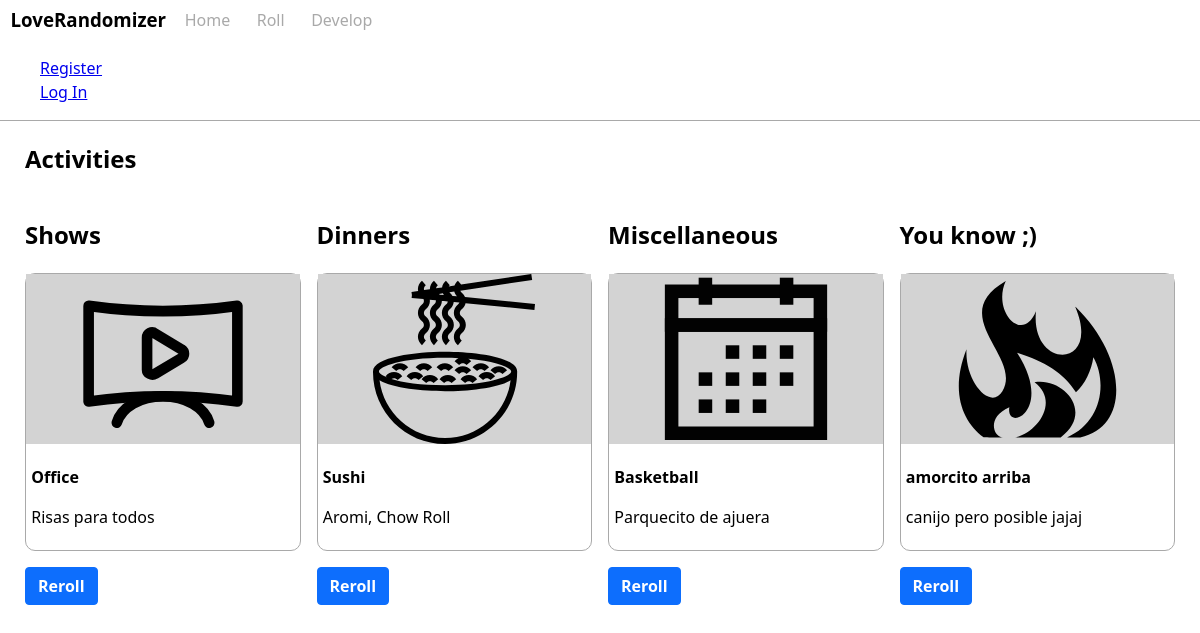
Page /roll/ on the committed database.
### tables this page shows
CREATE TABLE activities (
  id INTEGER PRIMARY KEY AUTOINCREMENT,
  author_id INTEGER NOT NULL,
  name TEXT  NOT NULL,
  description TEXT,
  category TEXT NOT NULL,
  FOREIGN KEY (author_id) REFERENCES user (id)
);

### flaskr/roll.py (the view)
@bp.route('/')
def index():
    db = get_db()
    show = db.execute(
        '''
        SELECT name, description, category
        FROM activities
        WHERE category = 'shows'
        ORDER by RANDOM()
        LIMIT 1;
        '''
    ).fetchone()
    dinner = db.execute(
        '''
        SELECT name, description, category
        FROM activities
        WHERE category = 'dinners'
        ORDER by RANDOM()
        LIMIT 1;
        '''
    ).fetchone()
    misc = db.execute(
        '''
        SELECT name, description, category
        FROM activities
        WHERE category = 'misc'
        ORDER by RANDOM()
        LIMIT 1;
        '''
    ).fetchone()
    sexy = db.execute(
        '''
        SELECT name, description, category
        FROM activities
        WHERE category = 'sexy'
        ORDER by RANDOM()
        LIMIT 1;
        '''
    ).fetchone()
    showstemp = {'hdr': 'Shows', 'img': 'tv.svg', 'list' : show}
    dinnerstemp = {'hdr': 'Dinners','img': 'noodles.svg', 'list' : dinner}
    miscstemp = {'hdr': 'Miscellaneous', 'img': 'calendar.svg', 'list' : misc}
    sexystemp = {'hdr': 'You know ;)', 'img': 'fire.svg', 'list' : sexy}
    acts = [showstemp, dinnerstemp, miscstemp, sexystemp]
    return render_template('roll/index.html', acts=acts)

### flaskr/auth.py (called while the page is built)
@bp.before_app_request
def load_logged_in_user():
    user_id = session.get('user_id')
    if user_id is None:
        g.user = None
    else:
        g.user = get_db().execute(
            'SELECT * FROM user WHERE id = ?', (user_id,)
        ).fetchone()

### flaskr/db.py (called while the page is built)
def get_db():
    if 'db' not in g:
        g.db = sqlite3.connect(
            current_app.config['DATABASE'],
            detect_types=sqlite3.PARSE_DECLTYPES
        )
        g.db.row_factory = sqlite3.Row
    return g.db

### flaskr/templates/roll/index.html
{% extends 'base.html' %} {% block header %}
<h1 class="container">{% block title %}Activities{% endblock %}</h1>
{% endblock %} {% block content %}
<section class="grid columns-4to1 gap-2">
  {% for act in acts %}
  <div>
    <h2>{{act['hdr']}}</h2>
    <div class="card">
      <div class="bg-gray flex flex-column justify-center">
        <img
          class="svg"
          src="{{ url_for('static', filename=act['img']) }}"
          alt="{{act['img']}} img"
        />
      </div>
      <div class="p-1">
        <h4 class="text my-1">{{act['list']['name']}}</h4>
        <p class="text my-1">{{act['list']['description']}}</p>
      </div>
    </div>
    <a class="abtn primary my-1">Reroll</a>
  </div>
  {% endfor %}
</section>
{% endblock %}

### flaskr/static/style.css (style rules this page uses)
body { margin: 0; font-family: var(--bs-body-font-family); font-size: var(--bs-body-font-size); font-weight: var(--bs-body-font-weight); line-height: var(--bs-body-line-height); }
.abtn { display: inline-flex; font-weight: 600; line-height: 1.5; color: #212529; text-align: center; text-decoration: none; vertical-align: middle; cursor: pointer; -webkit-user-select: none; -moz-user-select: none; user-select: none; background-color: transparent; border: 1px solid transparent; padding: 0.375rem 0.75rem; font-size: 1rem; border-radius: 0.25rem; transition: color 0.15s ease-in-out, background-color 0.15s ease-in-out, border-color 0.15s ease-in-out, box-shadow 0.15s ease-in-out; }
.primary { color: #fff; background-color: #0d6efd; border-color: #0d6efd; }
.container { width: 100%; margin-right: auto; margin-left: auto; }
@media (min-width: 1200px) { .container { max-width: 1150px; } }
.grid { display: grid; }
.gap-2 { column-gap: 1rem; }
.columns-4to1 { grid-template-columns: repeat(4, 1fr); }
.flex { display: flex; flex-direction: row; align-items: center; }
.flex-column { flex-direction: column; }
.justify-center { justify-content: center; }
.text { margin-top: 0; margin-bottom: 0; }
.card { border: 1px solid darkgray; border-radius: 10px; }
.svg { height: 170px; }
.bg-gray { background-color: lightgray; width: 100%; }
.my-1 { margin-top: 1rem; margin-bottom: 1rem; }
.p-1 { padding: 0.33rem; }

### rows in the picture
activities: list.name "Office", list.description "Risas para todos"
activities: list.name "Sushi", list.description "Aromi, Chow Roll"
activities: list.name "Basketball", list.description "Parquecito de ajuera"
activities: list.name "amorcito arriba", list.description "canijo pero posible jajaj"

### other values in the picture
{{ act['hdr'] }} "Shows" "Dinners" "Miscellaneous" "You know ;)"
